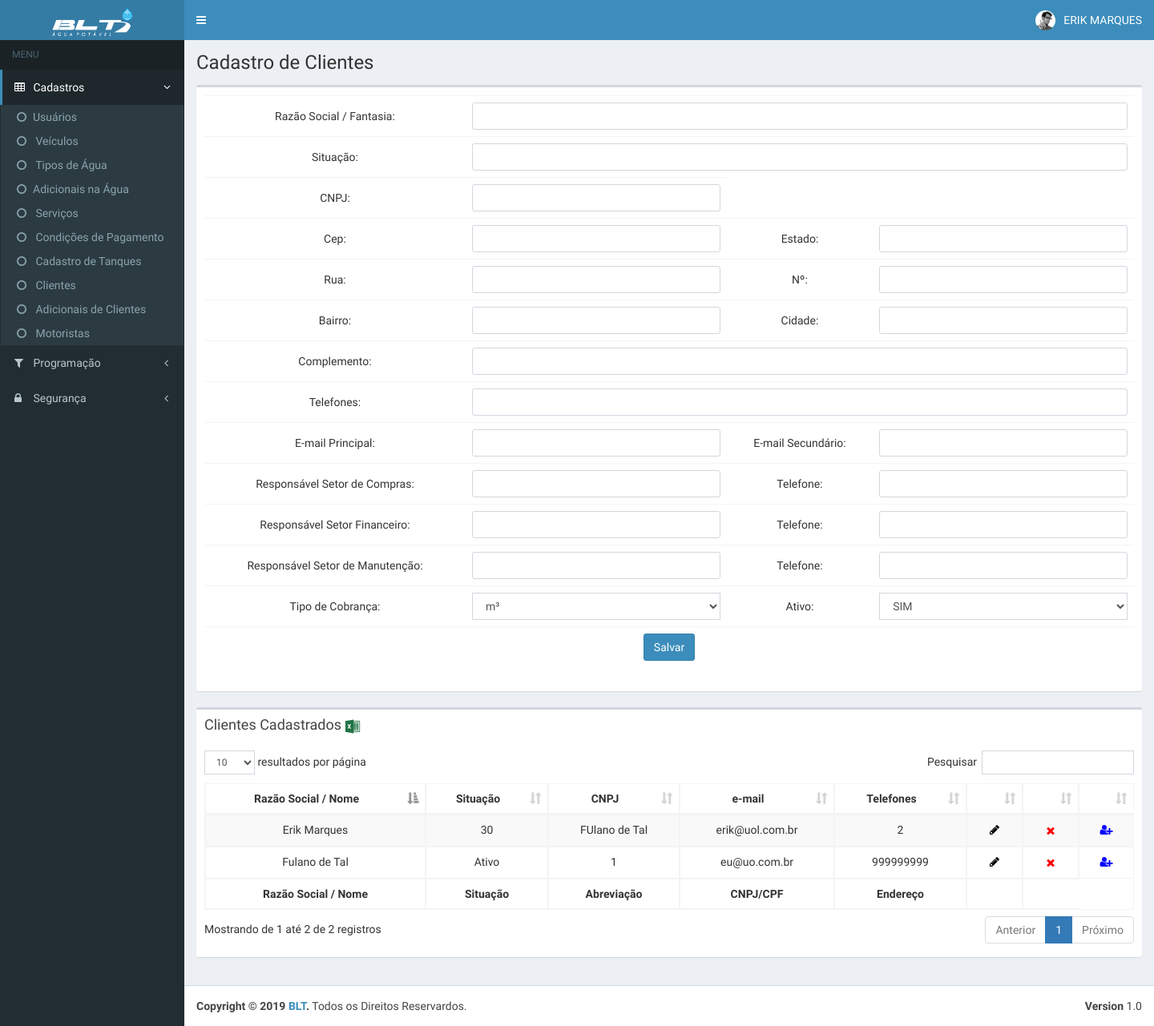
Page /pages/tables/cadClientes.php (signed in) on the committed database.
### tables this page shows
CREATE TABLE `cad_clientes` (
  `id` int(11) NOT NULL,
  `data_inc` timestamp NOT NULL DEFAULT CURRENT_TIMESTAMP,
  `login_ad` varchar(30) NOT NULL,
  `nome` varchar(100) NOT NULL,
  `situacao` varchar(200) NOT NULL,
  `cnpj` varchar(50) NOT NULL,
  `cep` varchar(20) NOT NULL,
  `estado` varchar(20) NOT NULL,
  `rua` varchar(200) NOT NULL,
  `n` varchar(20) NOT NULL,
  `bairro` varchar(150) NOT NULL,
  `cidade` varchar(150) NOT NULL,
  `complemento` varchar(200) NOT NULL,
  `telefones` varchar(200) NOT NULL,
  `email_prin` varchar(100) NOT NULL,
  `email_sec` varchar(100) NOT NULL,
  `resp_compras` varchar(200) NOT NULL,
  `tel_compras` varchar(50) NOT NULL,
  `resp_financeiro` varchar(200) NOT NULL,
  `tel_financeiro` varchar(20) NOT NULL,
  `resp_manut` varchar(200) NOT NULL,
  `tel_manut` varchar(20) NOT NULL,
  `tp_cobranca` varchar(20) NOT NULL,
  `ativo` varchar(20) NOT NULL
);

### _scripts/Functions.php (called while the page is built, shortened)
<?php
function dadosLogin($login){
    include "config.php";
    $sql = "SELECT * FROM login WHERE login = '$login'";
    $query = $mysqli->query($sql);
    $linha = mysqli_fetch_array($query);
    return $linha['id'];
}
function dadosUsuario($login){
    include "config.php";
    $sql = "SELECT * FROM login WHERE login = '$login'";
    $query = $mysqli->query($sql);
    $linha = mysqli_fetch_array($query);
    return array($linha['nome'],$linha['funcao']);
}
?>

### pages/tables/cadClientes.php (the view, shortened to what this page needs)
<?php
include "../../_scripts/Functions.php";
$login = $_SESSION['login'];
$acess = dadosAcessso(dadosLogin($login));
$nome= dadosUsuario($login);
include "../../_scripts/config.php";
?>
<!DOCTYPE html>
<html>
  <head>
    <link rel="stylesheet" href="../../bootstrap/css/bootstrap.min.css">
    <link rel="stylesheet" href="https://maxcdn.bootstrapcdn.com/font-awesome/4.4.0/css/font-awesome.min.css">
    <link rel="stylesheet" href="https://code.ionicframework.com/ionicons/2.0.1/css/ionicons.min.css">
    <link rel="stylesheet" href="../../plugins/datatables/dataTables.bootstrap.css">
    <link rel="stylesheet" href="../../dist/css/AdminLTE.min.css">
    <link rel="stylesheet" href="../../dist/css/skins/_all-skins.min.css">
  </head>
  <body class="hold-transition skin-blue sidebar-mini">
    <div class="wrapper">
      <?php include "../../header.php"; ?>
      <aside class="main-sidebar">
        <section class="sidebar">
          <?php include "../../menu.php";  ?>
        </section>
      </aside>
      <div class="content-wrapper">
        <section class="content-header">
           <h1>
            Cadastro de Clientes
            <small>&nbsp;</small>
          </h1>
        </section>
        <section class="content">
          <div class="row">
            <div class="col-xs-12">
              <div class="box">
                <div class="box-body">
                  <form id="formulario" method="post" action="../../_scripts/salvar.php" role="form">
                  <table class="table" style="box-shadow: 0px 0px 1px #fff;border-radius: 3px;">
                  <tr>
                    <td style="vertical-align: middle;text-align: center">Razão Social / Fantasia:</td>
                    <td colspan="3">
                      <input type="text" style="border-radius: 3px" required="" class="form-control" name="cp1">
                    </td>
                  </tr>
                  <tr>
                    <td style="vertical-align: middle;text-align: center">Situação:</td>
                    <td colspan="3">
                      <input type="text" style="border-radius: 3px" required="" class="form-control" name="cp2">
                    </td>
                  </tr>
                  <tr>
                    <td style="vertical-align: middle;text-align: center">CNPJ:</td>
                    <td>
                      <input type="text" style="border-radius: 3px" required="" class="form-control" name="cp3">
                    </td>
                  <tr>
                    <td style="vertical-align: middle;text-align: center">Cep:</td>
                    <td>
                      <input type="number" style="border-radius: 3px" id="cep" onblur="pesquisacep(this.value);" required="" class="form-control" name="cp4">
                    </td>
                    <td style="vertical-align: middle;text-align: center">Estado:</td>
                    <td>
                      <input type="text" style="border-radius: 3px" id="uf" required="" class="form-control" name="cp5">
                    </td>
                  </tr>
                   <tr>
                    <td style="vertical-align: middle;text-align: center">Rua:</td>
                    <td>
                      <input type="text" style="border-radius: 3px" id="rua" required="" class="form-control" name="cp6">
                    </td>
                    <td style="vertical-align: middle;text-align: center">Nº:</td>
                    <td>
                      <input type="number" style="border-radius: 3px" required="" class="form-control" name="cp7">
                    </td>
                  </tr>
                  <tr>
                    <td style="vertical-align: middle;text-align: center">Bairro:</td>
                    <td>
                      <input type="text" style="border-radius: 3px" id="bairro" required="" class="form-control" name="cp8">
                    </td>
                    <td style="vertical-align: middle;text-align: center">Cidade:</td>
                    <td>
                      <input type="text" style="border-radius: 3px" id="cidade" required="" class="form-control" name="cp9">
                    </td>
                  </tr>
                  <tr>
                    <td style="vertical-align: middle;text-align: center">Complemento:</td>
                    <td colspan="3">
                      <input type="text" style="border-radius: 3px" required="" class="form-control" name="cp10">
                    </td>
                  </tr>
                  <tr>
                    <td style="vertical-align: middle;text-align: center">Telefones:</td>
                    <td colspan="3">
                      <input type="text" style="border-radius: 3px" required="" class="form-control" name="cp11">
                    </td>
                  </tr>
                   <tr>
                    <td style="vertical-align: middle;text-align: center">E-mail Principal:</td>
                    <td>
                      <input type="email" style="border-radius: 3px" required="" class="form-control" name="cp12">
                    </td>
                    <td style="vertical-align: middle;text-align: center">E-mail Secundário:</td>
                    <td>
                      <input type="email" style="border-radius: 3px" required="" class="form-control" name="cp13">
                    </td>
                  </tr>
                  <tr>
                    <td style="vertical-align: middle;text-align: center">Responsável Setor de Compras:</td>
                    <td>
                      <input type="text" style="border-radius: 3px"  required="" class="form-control" name="cp14">
                    </td>
                    <td style="vertical-align: middle;text-align: center">Telefone:</td>
                    <td>
                      <input type="text" style="border-radius: 3px" required="" class="form-control" name="cp15">
                    </td>
                  </tr>
                  <tr>
                    <td style="vertical-align: middle;text-align: center">Responsável Setor Financeiro:</td>
                    <td>
                      <input type="text" style="border-radius: 3px" required="" class="form-control" name="cp16">
                    </td>
                    <td style="vertical-align: middle;text-align: center">Telefone:</td>
                    <td>
                      <input type="text" style="border-radius: 3px" required="" class="form-control" name="cp17">
                    </td>
                  </tr>
                  <tr>
                    <td style="vertical-align: middle;text-align: center">Responsável Setor de Manutenção:</td>
                    <td>
                      <input type="text" style="border-radius: 3px" required="" class="form-control" name="cp18">
                    </td>
                    <td style="vertical-align: middle;text-align: center">Telefone:</td>
                    <td>
                      <input type="text" style="border-radius: 3px" required="" class="form-control" name="cp19">
                    </td>
                  </tr>
                  <tr>
                    <td style="vertical-align: middle;text-align: center">Tipo de Cobrança:</td>
                    <td>
                      <select name="cp20" class="form-control">
                        <option value="m³">m³</option>
                      </select>
                    </td>
                    <td style="vertical-align: middle;text-align: center">Ativo:</td>
                    <td>
                      <select name="cp21" class="form-control">
                        <option value="SIM">SIM</option>
                      </select>
                    </td>
                  </tr>
                  <tr>
                    <td style="text-align: center" colspan="4">
                    <input type="submit" value="Salvar" class="btn btn-primary">
                    </td>
                  </tr>
                  </table>
                  </form>
                </div>
              </div>
              <div class="box">
                <div class="box-header">
                  <h3 class="box-title">Clientes Cadastrados
                  <a href="../../exports/clientes.php"><img src="../../images/exccel.png" width="20" height="20"></a>
                  </h3>
                </div>
                <div class="box-body">
                  <table id="example1" class="table table-bordered table-striped">
                    <thead>
                      <tr>
                        <th style="text-align: center">Razão Social / Nome</th>
                        <th style="text-align: center">Situação</th>
                        <th style="text-align: center">CNPJ</th>
                        <th style="text-align: center">e-mail</th>
                        <th style="text-align: center">Telefones</th>
                        <th>&nbsp;</th>
                        <th>&nbsp;</th>
                        <th>&nbsp;</th>
                      </tr>
                    </thead>
                    <tbody>
                      <?php
                          $sql = "SELECT *
                          FROM cad_clientes
                          ORDER BY nome ASC";
                          $query = $mysqli->query($sql);
                          while ($dados = $query->fetch_array()) {
                      ?>
                      <tr>
                        <td style="text-align: center"><?php echo  utf8_encode($dados['nome']);?></td>
                        <td style="text-align: center"><?php echo  utf8_encode($dados['situacao']);?></td>
                        <td style="text-align: center"><?php echo  utf8_encode($dados['cnpj']);?></td>
                        <td style="text-align: center"><?php echo  utf8_encode($dados['email_prin']);?></td>
                        <td style="text-align: center"><?php echo  utf8_encode($dados['telefones']);?></td>
                        <td style="text-align: center">
                          <a href="http://45.224.131.85/blt/pages/tables/altCadClientes.php?id=<?php echo $dados['id'];?>" style="color:#000;">
                            <i class="fa fa-pencil"></i>
                          </a>
                        </td>
                        <td style="text-align: center">
                          <form id="formulario2" method="post" action="../../_scripts/delet.php" role="form">
                              <button type="submit" value="submit" style="border: 0px; background: none">
                                <i style="color: red" class="fa fa-close"></i>
                              </button>
                          </form>
                        </td>
                         <td style="text-align: center">
                              <a href="altCadClientesAdicionais.php?id=<?php echo $dados['id'];?>&c=<?php echo $dados['nome'];?>" style="color:#000;">
                                <i style="color: blue" class="fa fa-user-plus"></i>
                              </a>
                        </td>
                      </tr>
                    <?php } ?>
                  </tbody>
                  <tfoot>
                    <tr>
                        <th style="text-align: center">Razão Social / Nome</th>
                        <th style="text-align: center">Situação</th>
                        <th style="text-align: center">Abreviação</th>
                        <th style="text-align: center">CNPJ/CPF</th>
                        <th style="text-align: center">Endereço</th>
                        <th>&nbsp;</th>
                        <th>&nbsp;</th>
                    </tr>
                </tfoot>
                  </table>
                </div>
              </div>
            </div>
          </div>
        </section>
      </div>
      <footer class="main-footer">
        <div class="pull-right hidden-xs">
          <b>Version</b> 1.0
        </div>
        <strong>Copyright &copy; 2019 <a href="#">BLT</a>.</strong> Todos os Direitos Reservardos.
      </footer>
    </div>
  </body>
</html>

### header.php (shortened to what this page needs)
<header class="main-header">
        <a href="../../index2.html" class="logo">
          <span class="logo-lg"><img src="../../images/logo3.png" width="50%" height="50%"></span>
        </a>
        <nav class="navbar navbar-static-top" role="navigation">
          <a href="#" class="sidebar-toggle" data-toggle="offcanvas" role="button">
          </a>
          <div class="navbar-custom-menu">
            <ul class="nav navbar-nav">
              <li class="dropdown user user-menu">
                <a href="#" class="dropdown-toggle" data-toggle="dropdown">
                  <img src="../../dist/img/user2-160x160.jpg" class="user-image" alt="User Image">
                  <span class="hidden-xs"><?php echo $nome[0]; ?></span>
                </a>
              </li>
            </ul>
          </div>
        </nav>
      </header>

### rows in the picture
cad_clientes: nome "Erik Marques", situacao "30", cnpj "FUlano de Tal", email_prin "erik@uol.com.br", telefones "2"
cad_clientes: nome "Fulano de Tal", situacao "Ativo", cnpj "1", email_prin "eu@uo.com.br", telefones "999999999"

### other values in the picture
$nome[0] "ERIK MARQUES"
